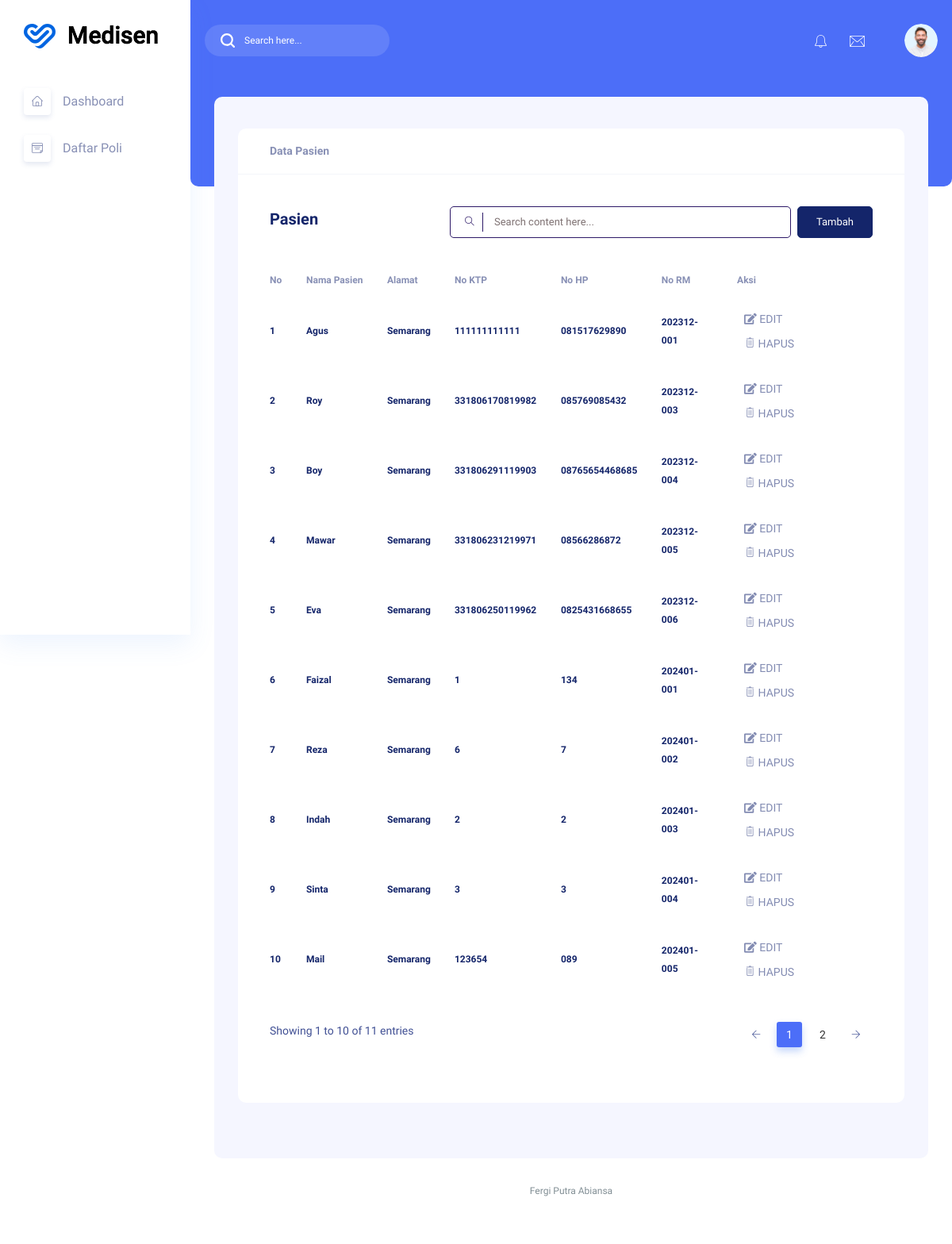
/admin/pasien.php (signed in), run on the app's committed database.
### tables this page shows
CREATE TABLE `pasien` (
  `id` int(11) UNSIGNED NOT NULL,
  `nama` varchar(255) NOT NULL,
  `password` varchar(255) DEFAULT NULL,
  `alamat` varchar(255) NOT NULL,
  `no_ktp` varchar(255) NOT NULL,
  `no_hp` varchar(50) NOT NULL,
  `no_rm` varchar(25) NOT NULL
);

### admin/pasien.php (the view, shortened to what this page needs)
<?php
include '../koneksi.php';
$pasien = mysqli_query($mysqli, "SELECT * FROM pasien");
?>
<!DOCTYPE html>
<html lang="zxx">
<head>
    <link rel="stylesheet" href="../assets/css/bootstrap1.min.css" />
    <link rel="stylesheet" href="../assets/vendors/themefy_icon/themify-icons.css" />
    <link rel="stylesheet" href="../assets/vendors/niceselect/css/nice-select.css" />
    <link rel="stylesheet" href="../assets/vendors/owl_carousel/css/owl.carousel.css" />
    <link rel="stylesheet" href="../assets/vendors/gijgo/gijgo.min.css" />
    <link rel="stylesheet" href="../assets/vendors/font_awesome/css/all.min.css" />
    <link rel="stylesheet" href="../assets/vendors/tagsinput/tagsinput.css" />
    <link rel="stylesheet" href="../assets/vendors/datepicker/date-picker.css" />
    <link rel="stylesheet" href="../assets/vendors/scroll/scrollable.css" />
    <link rel="stylesheet" href="../assets/vendors/datatable/css/jquery.dataTables.min.css" />
    <link rel="stylesheet" href="../assets/vendors/datatable/css/responsive.dataTables.min.css" />
    <link rel="stylesheet" href="../assets/vendors/datatable/css/buttons.dataTables.min.css" />
    <link rel="stylesheet" href="../assets/vendors/text_editor/summernote-bs4.css" />
    <link rel="stylesheet" href="../assets/vendors/morris/morris.css">
    <link rel="stylesheet" href="../assets/vendors/material_icon/material-icons.css" />
    <link rel="stylesheet" href="../assets/css/metisMenu.css">
    <link rel="stylesheet" href="../assets/css/style1.css" />
    <link rel="stylesheet" href="../assets/css/colors/default.css" id="colorSkinCSS">
</head>
<body class="crm_body_bg">
    <?php include '../components/sidebar.php'; ?>
    <section class="main_content dashboard_part large_header_bg">
        <?php include '../components/navbar.php'; ?>
        <div class="main_content_iner ">
            <div class="container-fluid p-0 ">
                <div class="row justify-content-center">
                    <div class="col-lg-12">
                        <div class="white_card card_height_100 mb_30">
                            <div class="white_card_header">
                                <div class="box_header m-0">
                                    <div class="main-title">
                                        <h3 class="m-0">Data Pasien</h3>
                                    </div>
                                </div>
                            </div>
                            <div class="white_card_body">
                                <div class="QA_section">
                                    <div class="white_box_tittle list_header">
                                        <h4>Pasien</h4>
                                        <div class="box_right d-flex lms_block">
                                            <div class="serach_field_2">
                                                <div class="search_inner">
                                                    <form Active="#">
                                                        <div class="search_field">
                                                            <input type="text" placeholder="Search content here..." />
                                                        </div>
                                                        <button type="submit">
                                                            <i class="ti-search"></i>
                                                        </button>
                                                    </form>
                                                </div>
                                            </div>
                                            <div class="add_button ms-2">
                                                <a href="tambah_pasien.php" class="btn_1">
                                                    Tambah
                                                </a>
                                            </div>
                                        </div>
                                    </div>
                                    <div class="QA_table mb_30">
                                        <table class="table lms_table_active">
                                            <thead>
                                                <tr>
                                                    <th scope="col">No</th>
                                                    <th scope="col">Nama Pasien</th>
                                                    <th scope="col">Alamat</th>
                                                    <th scope="col">No KTP</th>
                                                    <th scope="col">No HP</th>
                                                    <th scope="col">No RM</th>
                                                    <th scope="col">Aksi</th>
                                                </tr>
                                            </thead>
                                            <tbody>
                                                <?php
                                                $no = 1;
                                                while ($row = mysqli_fetch_array($pasien)) {
                                                ?>
                                                    <tr>
                                                        <td><?php echo $no++ ?></td>
                                                        <td><?php echo $row['nama'] ?></td>
                                                        <td><?php echo $row['alamat'] ?></td>
                                                        <td><?php echo $row['no_ktp'] ?></td>
                                                        <td><?php echo $row['no_hp'] ?></td>
                                                        <td><?php echo $row['no_rm'] ?></td>
                                                        <td>
                                                            <a href="edit_pasien.php?id=<?php echo $row['id']; ?>" class="btn btn-sm"><i class='fas fa-edit'></i> EDIT</a>
                                                            <a href="#" class="btn btn-sm" onclick="confirmDelete('<?php echo $row['id']; ?>', '<?php echo $row['nama']; ?>')"><i class='ti-trash'></i>
                                                                HAPUS
                                                            </a>
                                                        </td>
                                                    </tr>
                                                <?php } ?>
                                            </tbody>
                                        </table>
                                    </div>
                                </div>
                            </div>
                        </div>
                    </div>
                </div>
            </div>
        </div>
        <div class="footer_part">
            <div class="container-fluid">
                <div class="row">
                    <div class="col-lg-12">
                        <div class="footer_iner text-center">
                            <p> Fergi Putra Abiansa </p>
                        </div>
                    </div>
                </div>
            </div>
        </div>
    </section>
</body>
</html>

### data on the page
pasien: nama "Agus", alamat "Semarang", no_ktp "111111111111", no_hp "081517629890", no_rm "202312-001"
pasien: nama "Roy", alamat "Semarang", no_ktp "331806170819982", no_hp "085769085432", no_rm "202312-003"
pasien: nama "Boy", alamat "Semarang", no_ktp "331806291119903", no_hp "08765654468685", no_rm "202312-004"
pasien: nama "Mawar", alamat "Semarang", no_ktp "331806231219971", no_hp "08566286872", no_rm "202312-005"
pasien: nama "Eva", alamat "Semarang", no_ktp "331806250119962", no_hp "0825431668655", no_rm "202312-006"
pasien: nama "Faizal", alamat "Semarang", no_ktp "1", no_hp "134", no_rm "202401-001"
pasien: nama "Reza", alamat "Semarang", no_ktp "6", no_hp "7", no_rm "202401-002"
pasien: nama "Indah", alamat "Semarang", no_ktp "2", no_hp "2", no_rm "202401-003"
pasien: nama "Sinta", alamat "Semarang", no_ktp "3", no_hp "3", no_rm "202401-004"
pasien: nama "Mail", alamat "Semarang", no_ktp "123654", no_hp "089", no_rm "202401-005"
